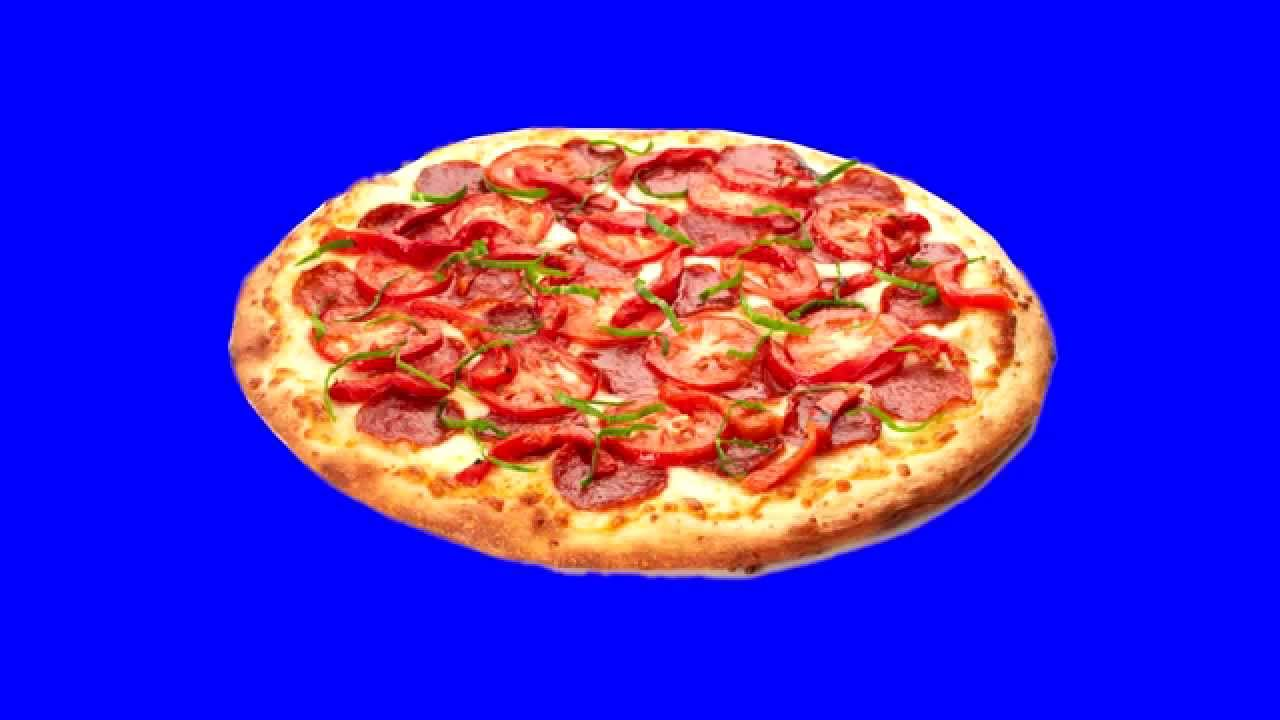
#> input picture image_representation_analysis/images/pizza_blue.jpg, 1280 x 720 px
$ jupyter execute --allow-errors color_threshold_blue_screen.ipynb   (shell and % lines are left out)
#> lines starting #> are read from the running program, lines starting #| are printed output that depends on the picture; after the words box and inside, x2 and y2 are one past the last pixel; in counts of white or black regions, pixels touching at a corner belong together
# Color Threshold, Blue Screen

## OpenCV

[OpenCV](http://opencv.org/) is a popular computer vision library that has many built-in tools for image analysis and understanding!

Note: In the example above and in later examples, I'm using my own Jupyter notebook and sets of images stored on my personal computer. You're encouraged to set up a similar environment and use images of your own to practice! You'll also be given some code quizzes (coming up next), with images provided, to practice these techniques.

**Import resources**

[cell 1]
import matplotlib.pyplot as plt
import numpy as np
import cv2

[cell 2]
image = cv2.imread('images/pizza_blue.jpg')
#> image is the input picture: shape (720, 1280, 3); mean B, G, R 200.5, 40.8, 70.2

image = image[0:700, 0:1200]
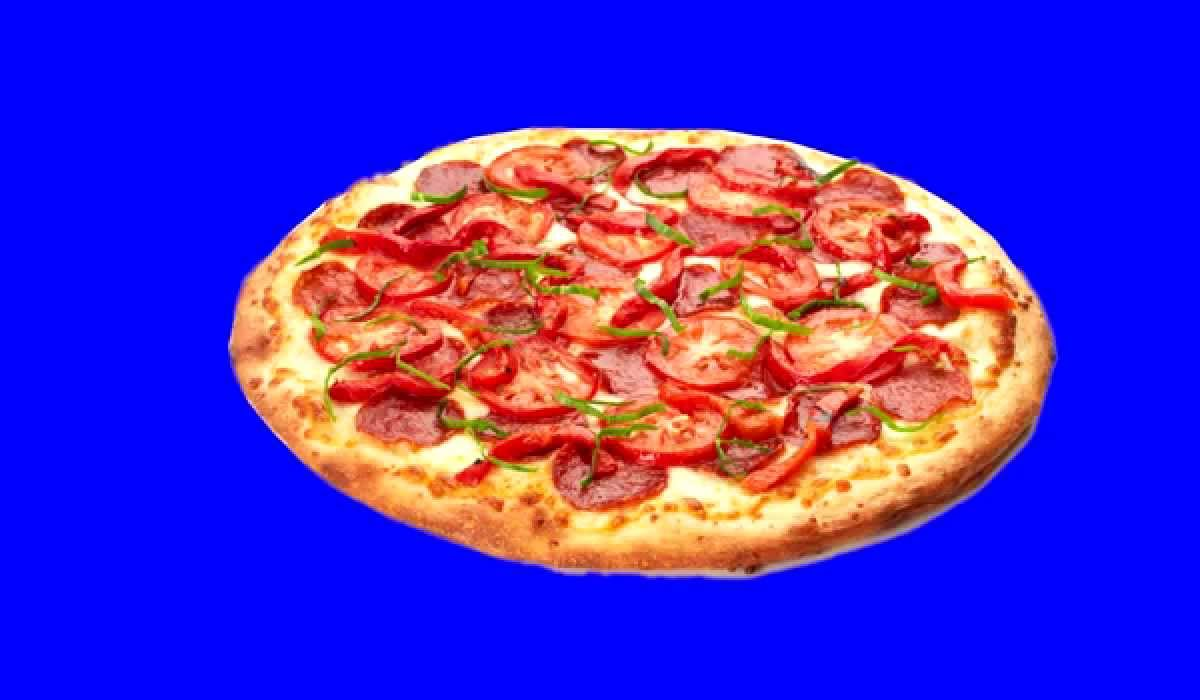
#> image: shape (700, 1200, 3); mean B, G, R 195.2, 44.6, 77

print('Type of image', type(image),
     ' with dimensions:', image.shape)
#| Type of image <class 'numpy.ndarray'>  with dimensions: (700, 1200, 3)

[cell 3]

plt.imshow(image)

** Why BGR instead of RGB? **

OpenCV reads in images in BGR format (instead of RGB) because when OpenCV was first being developed, BGR color format was popular among camera manufacturers and image software providers. The red channel was considered one of the least important color channels, so was listed last, and many bitmaps use BGR format for image storage. However, now the standard has changed and most image software and cameras use RGB format, which is why, in these examples, it's good practice to initially convert BGR images to RGB before analyzing or manipulating them.

** Changing Color Spaces **

To change color spaces, we used OpenCV's `cvtColor` function, whose documentation is [here](http://opencv-python-tutroals.readthedocs.io/en/latest/py_tutorials/py_imgproc/py_colorspaces/py_colorspaces.html).

** Color Selection **

To select the most accurate color boundaries, it's often useful to use a [color picker](https://www.w3schools.com/colors/colors_picker.asp) and choose the color boundaries that define the region you want to select!

[cell 4]
image_copy = np.copy(image)

# change color to RGB from BGR
image_copy = cv2.cvtColor(image_copy, cv2.COLOR_BGR2RGB)

plt.imshow(image_copy)

## Define the color threshold

[cell 5]
# define color selection boundaries in RGB values
lower_blue = np.array([0, 0, 230])
upper_blue = np.array([50, 50, 255])

## Create a mask

* **Masks** are a very common way to isolate a selected area of interest and do something with that area

[cell 6]
# define the masked area

# the inRange function is asking if the color value of each image pixel falls in the range of the lower
# and upper color thresholds.
# If the pixel does fall in this range, the mask will allow it to be displayed and
# if not, the mask will block pixel out and turn it into black
mask = cv2.inRange(image_copy, lower_blue, upper_blue)
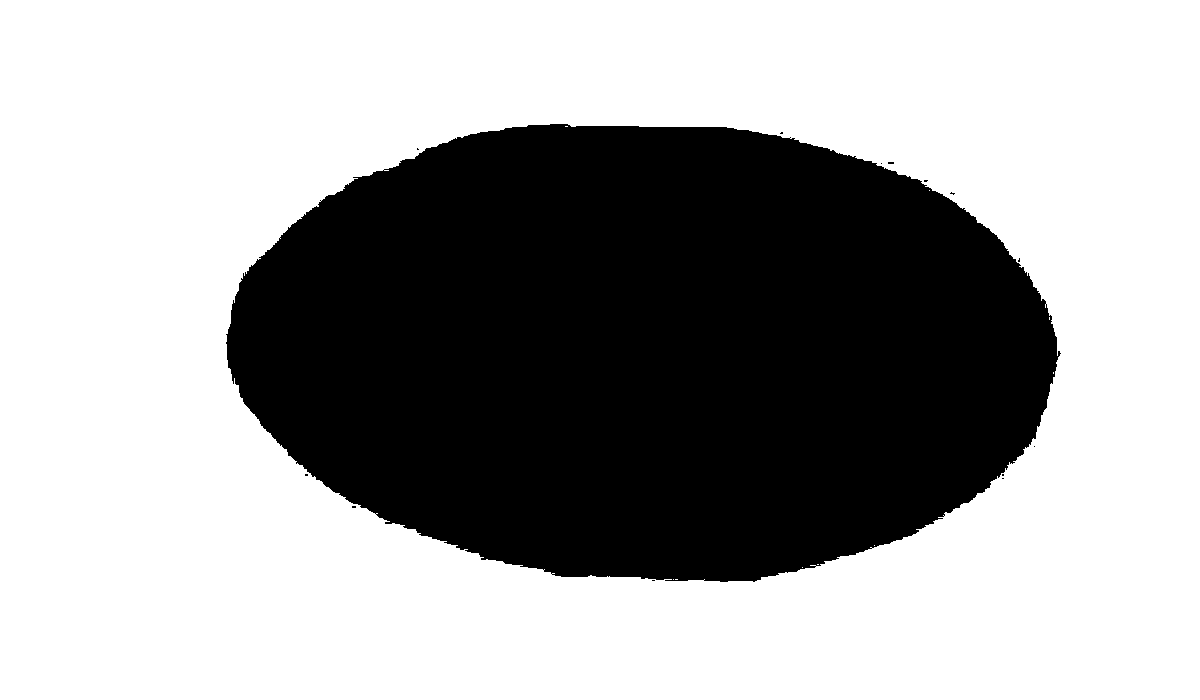
#> mask: shape (700, 1200); 64.6% white; 14 black regions (13 under 20 px), largest, box (x1, y1, x2, y2) and area: (226, 124, 1061, 582) 297528
mask.shape
#> Out = (700, 1200)

[cell 7]
plt.imshow(mask, cmap='gray')

** Create a color mask**

In this example, it will be up to you to create a color threshold of your own and use it to mask the red portion of a stop sign.

[cell 8]
# mask the image to let the pizza show through
masked_image = np.copy(image_copy)

masked_image[mask!=0] = [0,0,0]
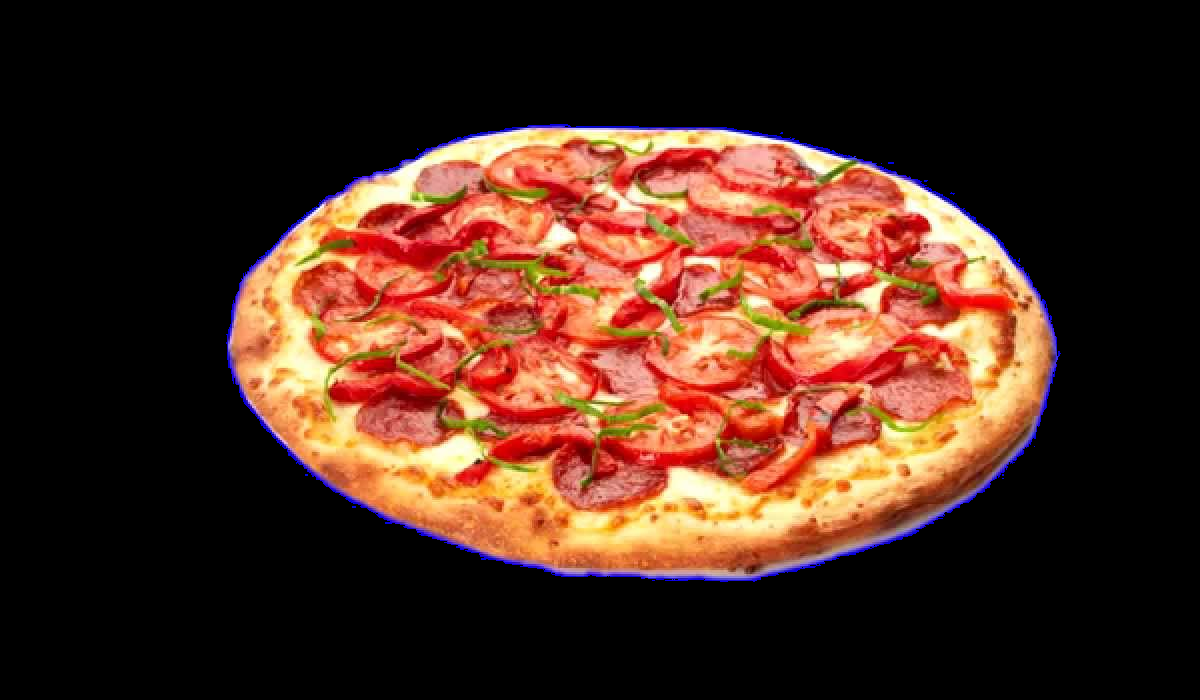
#> masked_image: shape (700, 1200, 3); mean R, G, B 76.3, 44, 30.7

plt.imshow(masked_image)

**Mask and add a backgroud image**

[cell 9]
background_image = cv2.imread('images/space_background.jpg')
#> (the rest of this cell did not finish here and is left out)

#> (a cell that did not finish here is left out)

## Create a color mask

In this example, you will create a color threshold and use it to mask the red portion of a stop sign.

[cell 11]
import matplotlib.pyplot as plt
import numpy as np
import cv2

# Read in the image
image = cv2.imread('images/stop_sign.png')
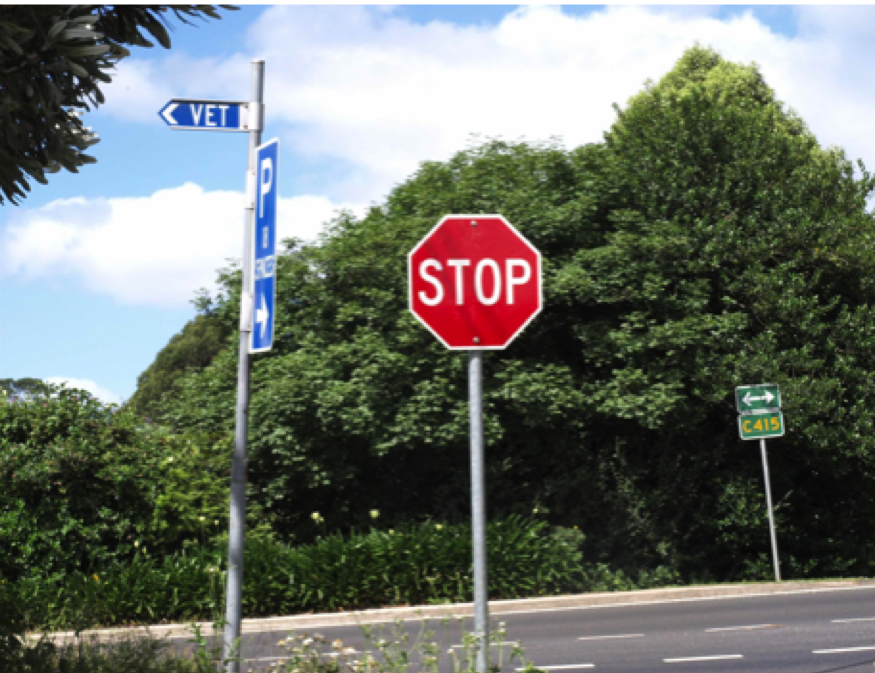
#> input picture image_representation_analysis/images/stop_sign.png, 875 x 673 px
#> image is the input picture: shape (673, 875, 3); mean B, G, R 108.3, 115.7, 110
# Convert to RGB
image = cv2.cvtColor(image, cv2.COLOR_BGR2RGB)

plt.imshow(image)

[cell 12]
## TODO: Define the color selection criteria
lower_red = np.array([120,0,0])
upper_red = np.array([255,52, 52])

# Mask the image
masked_image = np.copy(image)
mask = cv2.inRange(masked_image, lower_red, upper_red)
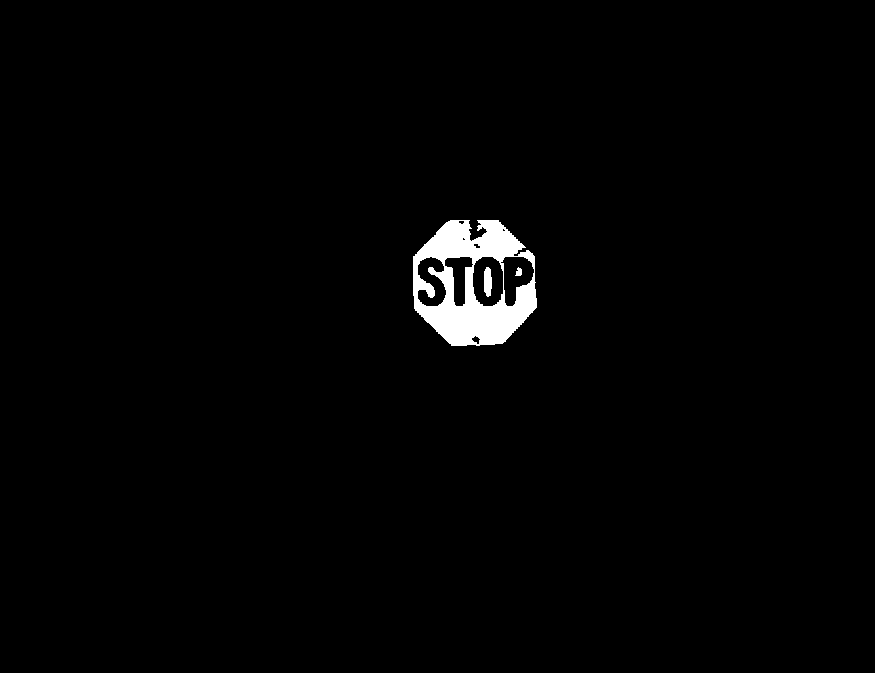
#> mask: shape (673, 875); 1.5% white; 3 white regions, box (x1, y1, x2, y2) and area: (413, 220, 537, 346) 8566, (484, 267, 492, 297) 201, (515, 267, 522, 276) 44

plt.imshow(mask, cmap='gray')

[cell 13]
## TODO: Apply the mask to masked_image
## by setting the pixels in the red range to black
## Click `Test Run` to display the output before submitting

masked_image[mask!=0]=[0,0,0]
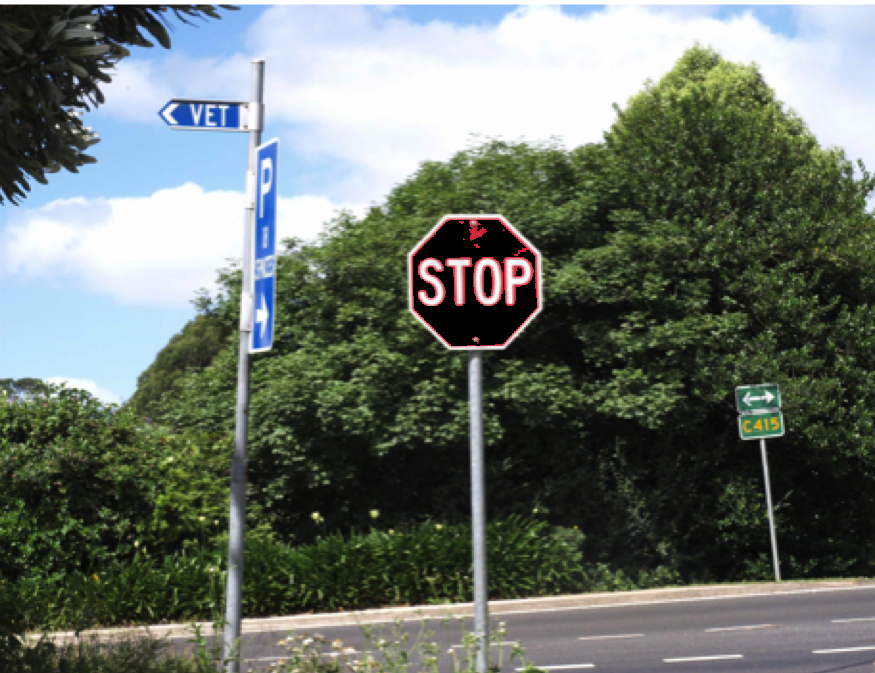
#> masked_image: shape (673, 875, 3); mean R, G, B 107, 115.5, 107.8

# ---------------------------------------------------------- #
# Display it
plt.imshow(masked_image)
